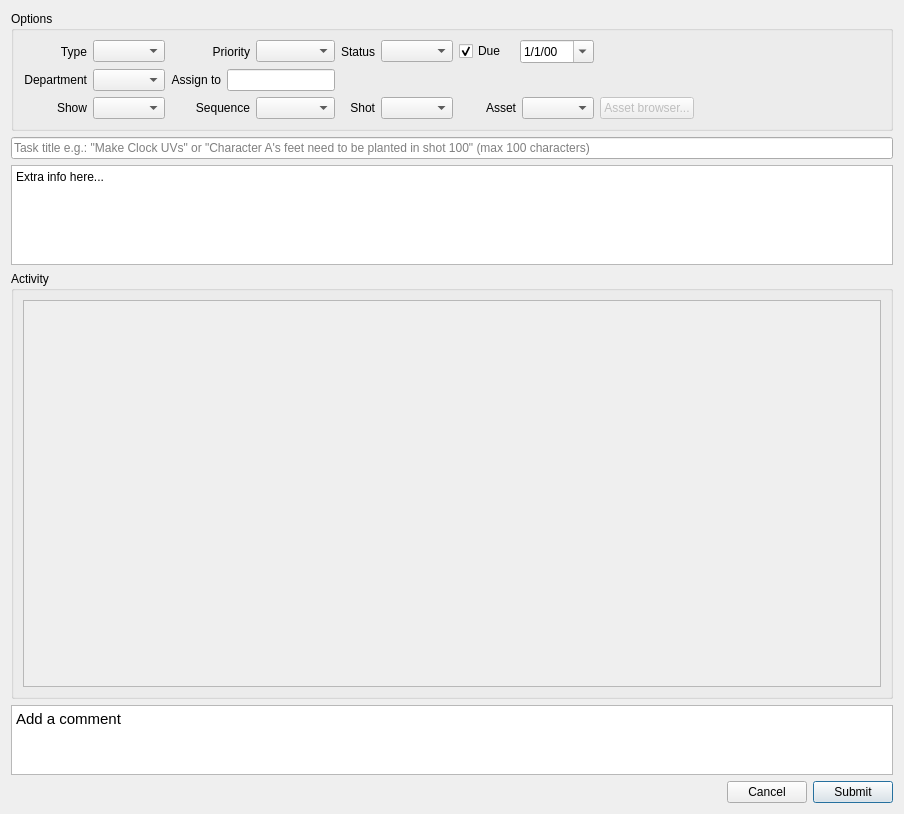
<?xml version="1.0" encoding="UTF-8"?>
<ui version="4.0">
 <class>Dialog</class>
 <widget class="QDialog" name="Dialog">
  <property name="geometry">
   <rect>
    <x>0</x>
    <y>0</y>
    <width>904</width>
    <height>814</height>
   </rect>
  </property>
  <property name="windowTitle">
   <string>New Task</string>
  </property>
  <layout class="QVBoxLayout" name="verticalLayout">
   <item>
    <widget class="QGroupBox" name="groupBox">
     <property name="title">
      <string>Options</string>
     </property>
     <layout class="QGridLayout" name="gridLayout">
      <item row="0" column="2">
       <layout class="QHBoxLayout" name="horizontalLayout_3">
        <item>
         <widget class="QLabel" name="label_2">
          <property name="text">
           <string>Status</string>
          </property>
          <property name="alignment">
           <set>Qt::AlignRight|Qt::AlignTrailing|Qt::AlignVCenter</set>
          </property>
         </widget>
        </item>
        <item>
         <widget class="QComboBox" name="CMB_status"/>
        </item>
       </layout>
      </item>
      <item row="0" column="3">
       <layout class="QHBoxLayout" name="horizontalLayout_10">
        <item>
         <widget class="QCheckBox" name="CHK_due">
          <property name="sizePolicy">
           <sizepolicy hsizetype="Preferred" vsizetype="Fixed">
            <horstretch>0</horstretch>
            <verstretch>0</verstretch>
           </sizepolicy>
          </property>
          <property name="minimumSize">
           <size>
            <width>55</width>
            <height>0</height>
           </size>
          </property>
          <property name="text">
           <string>Due</string>
          </property>
          <property name="checked">
           <bool>true</bool>
          </property>
         </widget>
        </item>
        <item>
         <widget class="QDateEdit" name="DATE_due">
          <property name="displayFormat">
           <string>M/d/yy</string>
          </property>
          <property name="calendarPopup">
           <bool>true</bool>
          </property>
          <property name="showGroupSeparator" stdset="0">
           <bool>false</bool>
          </property>
         </widget>
        </item>
       </layout>
      </item>
      <item row="2" column="6">
       <spacer name="horizontalSpacer_2">
        <property name="orientation">
         <enum>Qt::Horizontal</enum>
        </property>
        <property name="sizeHint" stdset="0">
         <size>
          <width>40</width>
          <height>20</height>
         </size>
        </property>
       </spacer>
      </item>
      <item row="0" column="1">
       <layout class="QHBoxLayout" name="horizontalLayout_2">
        <item>
         <widget class="QLabel" name="label">
          <property name="toolTip">
           <string>How important is this fix?</string>
          </property>
          <property name="text">
           <string>Priority</string>
          </property>
          <property name="alignment">
           <set>Qt::AlignRight|Qt::AlignTrailing|Qt::AlignVCenter</set>
          </property>
         </widget>
        </item>
        <item>
         <widget class="QComboBox" name="CMB_priority"/>
        </item>
       </layout>
      </item>
      <item row="2" column="5">
       <widget class="QPushButton" name="BTN_assetBrowse">
        <property name="enabled">
         <bool>false</bool>
        </property>
        <property name="toolTip">
         <string>Browse for a specific asset to quickly populate the fields to the left</string>
        </property>
        <property name="text">
         <string>Asset browser...</string>
        </property>
       </widget>
      </item>
      <item row="0" column="0">
       <layout class="QHBoxLayout" name="horizontalLayout_11">
        <item>
         <widget class="QLabel" name="label_9">
          <property name="toolTip">
           <string>The &quot;task&quot; type is handled differently in terms of reporting show progress. Open tasks are considered necessary to complete the show. Fixes are meant to be created later in the process based on review/dailies/etc.</string>
          </property>
          <property name="text">
           <string>Type</string>
          </property>
          <property name="alignment">
           <set>Qt::AlignRight|Qt::AlignTrailing|Qt::AlignVCenter</set>
          </property>
         </widget>
        </item>
        <item>
         <widget class="QComboBox" name="CMB_type"/>
        </item>
       </layout>
      </item>
      <item row="1" column="0">
       <layout class="QHBoxLayout" name="horizontalLayout_4">
        <item>
         <widget class="QLabel" name="label_3">
          <property name="toolTip">
           <string>What department is responsible for addressing this fix?</string>
          </property>
          <property name="text">
           <string>Department</string>
          </property>
          <property name="alignment">
           <set>Qt::AlignRight|Qt::AlignTrailing|Qt::AlignVCenter</set>
          </property>
         </widget>
        </item>
        <item>
         <widget class="QComboBox" name="CMB_dept"/>
        </item>
       </layout>
      </item>
      <item row="1" column="1">
       <layout class="QHBoxLayout" name="horizontalLayout_5">
        <item>
         <widget class="QLabel" name="label_4">
          <property name="toolTip">
           <string>Assign the fix to a user. They must already exist in the database, otherwise this will be ignored.</string>
          </property>
          <property name="text">
           <string>Assign to</string>
          </property>
          <property name="alignment">
           <set>Qt::AlignRight|Qt::AlignTrailing|Qt::AlignVCenter</set>
          </property>
         </widget>
        </item>
        <item>
         <widget class="QLineEdit" name="LNE_assignTo">
          <property name="sizePolicy">
           <sizepolicy hsizetype="Preferred" vsizetype="Fixed">
            <horstretch>0</horstretch>
            <verstretch>0</verstretch>
           </sizepolicy>
          </property>
          <property name="maximumSize">
           <size>
            <width>120</width>
            <height>16777215</height>
           </size>
          </property>
         </widget>
        </item>
       </layout>
      </item>
      <item row="2" column="0">
       <layout class="QHBoxLayout" name="horizontalLayout_6">
        <item>
         <widget class="QLabel" name="label_5">
          <property name="toolTip">
           <string>The show the fix is related to</string>
          </property>
          <property name="text">
           <string>Show</string>
          </property>
          <property name="alignment">
           <set>Qt::AlignRight|Qt::AlignTrailing|Qt::AlignVCenter</set>
          </property>
         </widget>
        </item>
        <item>
         <widget class="QComboBox" name="CMB_show"/>
        </item>
       </layout>
      </item>
      <item row="2" column="1">
       <layout class="QHBoxLayout" name="horizontalLayout_7">
        <item>
         <widget class="QLabel" name="label_6">
          <property name="toolTip">
           <string>The sequence (if any) related to the fix</string>
          </property>
          <property name="text">
           <string>Sequence</string>
          </property>
          <property name="alignment">
           <set>Qt::AlignRight|Qt::AlignTrailing|Qt::AlignVCenter</set>
          </property>
         </widget>
        </item>
        <item>
         <widget class="QComboBox" name="CMB_seq"/>
        </item>
       </layout>
      </item>
      <item row="2" column="2">
       <layout class="QHBoxLayout" name="horizontalLayout_8">
        <item>
         <widget class="QLabel" name="label_7">
          <property name="toolTip">
           <string>The shot (if any) related to the fix</string>
          </property>
          <property name="text">
           <string>Shot</string>
          </property>
          <property name="alignment">
           <set>Qt::AlignRight|Qt::AlignTrailing|Qt::AlignVCenter</set>
          </property>
         </widget>
        </item>
        <item>
         <widget class="QComboBox" name="CMB_shot"/>
        </item>
       </layout>
      </item>
      <item row="2" column="3">
       <layout class="QHBoxLayout" name="horizontalLayout_9">
        <item>
         <widget class="QLabel" name="label_8">
          <property name="toolTip">
           <string>The asset (if any) related to the fix</string>
          </property>
          <property name="text">
           <string>Asset</string>
          </property>
          <property name="alignment">
           <set>Qt::AlignRight|Qt::AlignTrailing|Qt::AlignVCenter</set>
          </property>
         </widget>
        </item>
        <item>
         <widget class="QComboBox" name="CMB_asset"/>
        </item>
       </layout>
      </item>
     </layout>
    </widget>
   </item>
   <item>
    <widget class="QLineEdit" name="LNE_title">
     <property name="toolTip">
      <string>Title for the fix should be descriptive, but succinct. The fixer should be able to tell at a glance what they need to do!</string>
     </property>
     <property name="maxLength">
      <number>100</number>
     </property>
     <property name="placeholderText">
      <string>Task title e.g.: &quot;Make Clock UVs&quot; or &quot;Character A's feet need to be planted in shot 100&quot; (max 100 characters)</string>
     </property>
    </widget>
   </item>
   <item>
    <widget class="QPlainTextEdit" name="TXT_body">
     <property name="sizePolicy">
      <sizepolicy hsizetype="Expanding" vsizetype="Maximum">
       <horstretch>0</horstretch>
       <verstretch>0</verstretch>
      </sizepolicy>
     </property>
     <property name="maximumSize">
      <size>
       <width>16777215</width>
       <height>100</height>
      </size>
     </property>
     <property name="toolTip">
      <string>More details regarding the fix. Is something broken with an asset? What should be tweaked?</string>
     </property>
     <property name="plainText">
      <string>Extra info here...</string>
     </property>
     <property name="tabStopWidth">
      <number>20</number>
     </property>
    </widget>
   </item>
   <item>
    <widget class="QGroupBox" name="GRP_activity">
     <property name="sizePolicy">
      <sizepolicy hsizetype="Preferred" vsizetype="MinimumExpanding">
       <horstretch>0</horstretch>
       <verstretch>0</verstretch>
      </sizepolicy>
     </property>
     <property name="minimumSize">
      <size>
       <width>0</width>
       <height>250</height>
      </size>
     </property>
     <property name="maximumSize">
      <size>
       <width>16777215</width>
       <height>16777215</height>
      </size>
     </property>
     <property name="title">
      <string>Activity</string>
     </property>
     <layout class="QVBoxLayout" name="layout">
      <item>
       <widget class="QScrollArea" name="scrollArea">
        <property name="widgetResizable">
         <bool>true</bool>
        </property>
        <widget class="QWidget" name="scrollAreaWidgetContents">
         <property name="geometry">
          <rect>
           <x>0</x>
           <y>0</y>
           <width>858</width>
           <height>346</height>
          </rect>
         </property>
         <layout class="QVBoxLayout" name="LAY_comments"/>
        </widget>
       </widget>
      </item>
     </layout>
    </widget>
   </item>
   <item>
    <layout class="QVBoxLayout" name="verticalLayout_2">
     <item>
      <widget class="QTextEdit" name="TXT_addComment">
       <property name="sizePolicy">
        <sizepolicy hsizetype="Expanding" vsizetype="Fixed">
         <horstretch>0</horstretch>
         <verstretch>0</verstretch>
        </sizepolicy>
       </property>
       <property name="maximumSize">
        <size>
         <width>16777215</width>
         <height>70</height>
        </size>
       </property>
       <property name="html">
        <string>&lt;!DOCTYPE HTML PUBLIC &quot;-//W3C//DTD HTML 4.0//EN&quot; &quot;http://www.w3.org/TR/REC-html40/strict.dtd&quot;&gt;
&lt;html&gt;&lt;head&gt;&lt;meta name=&quot;qrichtext&quot; content=&quot;1&quot; /&gt;&lt;style type=&quot;text/css&quot;&gt;
p, li { white-space: pre-wrap; }
&lt;/style&gt;&lt;/head&gt;&lt;body style=&quot; font-family:'Cantarell'; font-size:11pt; font-weight:400; font-style:normal;&quot;&gt;
&lt;p style=&quot; margin-top:0px; margin-bottom:0px; margin-left:0px; margin-right:0px; -qt-block-indent:0; text-indent:0px;&quot;&gt;Add a comment&lt;/p&gt;&lt;/body&gt;&lt;/html&gt;</string>
       </property>
       <property name="acceptRichText">
        <bool>true</bool>
       </property>
      </widget>
     </item>
    </layout>
   </item>
   <item>
    <layout class="QHBoxLayout" name="LAY_main">
     <item>
      <spacer name="horizontalSpacer">
       <property name="orientation">
        <enum>Qt::Horizontal</enum>
       </property>
       <property name="sizeHint" stdset="0">
        <size>
         <width>40</width>
         <height>20</height>
        </size>
       </property>
      </spacer>
     </item>
     <item>
      <widget class="QPushButton" name="BTN_cancel">
       <property name="text">
        <string>Cancel</string>
       </property>
       <property name="autoDefault">
        <bool>false</bool>
       </property>
      </widget>
     </item>
     <item>
      <widget class="QPushButton" name="BTN_submit">
       <property name="text">
        <string>Submit</string>
       </property>
       <property name="autoDefault">
        <bool>false</bool>
       </property>
       <property name="default">
        <bool>true</bool>
       </property>
      </widget>
     </item>
    </layout>
   </item>
  </layout>
 </widget>
 <tabstops>
  <tabstop>CMB_priority</tabstop>
  <tabstop>CMB_status</tabstop>
  <tabstop>CHK_due</tabstop>
  <tabstop>CMB_dept</tabstop>
  <tabstop>LNE_assignTo</tabstop>
  <tabstop>CMB_show</tabstop>
  <tabstop>CMB_seq</tabstop>
  <tabstop>CMB_shot</tabstop>
  <tabstop>CMB_asset</tabstop>
  <tabstop>BTN_assetBrowse</tabstop>
  <tabstop>LNE_title</tabstop>
  <tabstop>TXT_body</tabstop>
  <tabstop>BTN_cancel</tabstop>
  <tabstop>BTN_submit</tabstop>
 </tabstops>
 <resources/>
 <connections/>
</ui>
